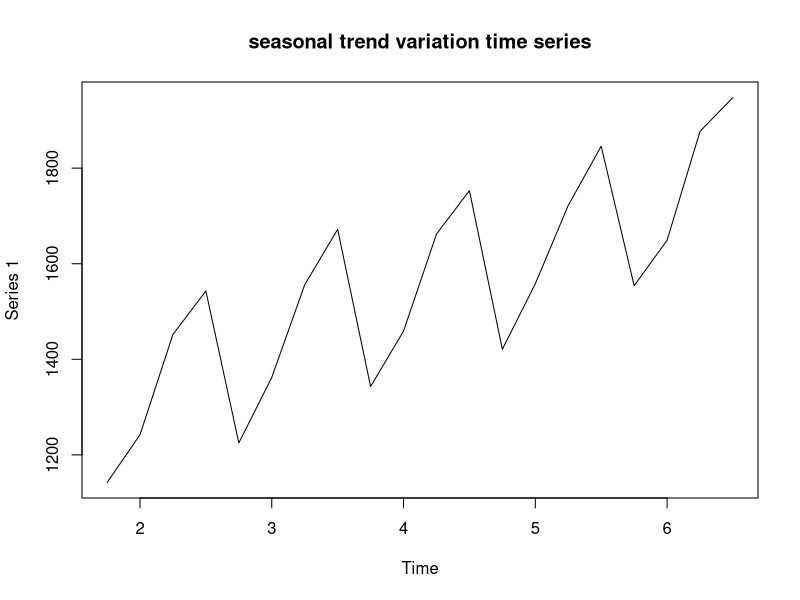

Generate this figure with R:

#-----------------------------------------------
#  file_name : ts-04.r                                  
#  theme :  
#  start : 2020, 04
#  last_uodate :
#  kw    :  seasonal trend                                     
#  from  :                                       
#  ref   :                                       
#------------------------------------------------


aA1=matrix( c(1142,1242,1452,1543,
	     1225,1362,1556,1672,
	     1343,1459,1662,1753,
	     1421,1558,1722,1846,
	     1554,1649,1877,1948) );

aA1.ts=ts(data=aA1, start(2006,1),frequency=4)
print(aA1.ts);
plot(aA1.ts,mai="seasonal trend variation time series");
